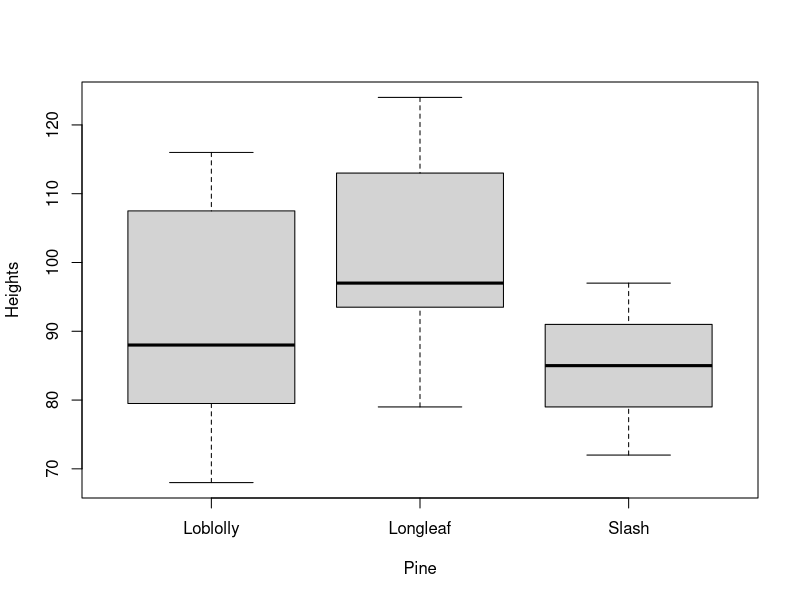
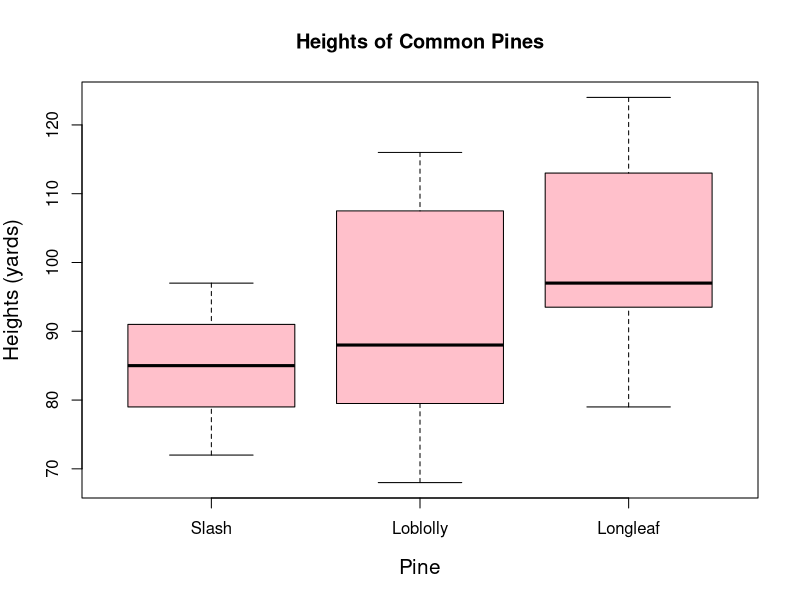
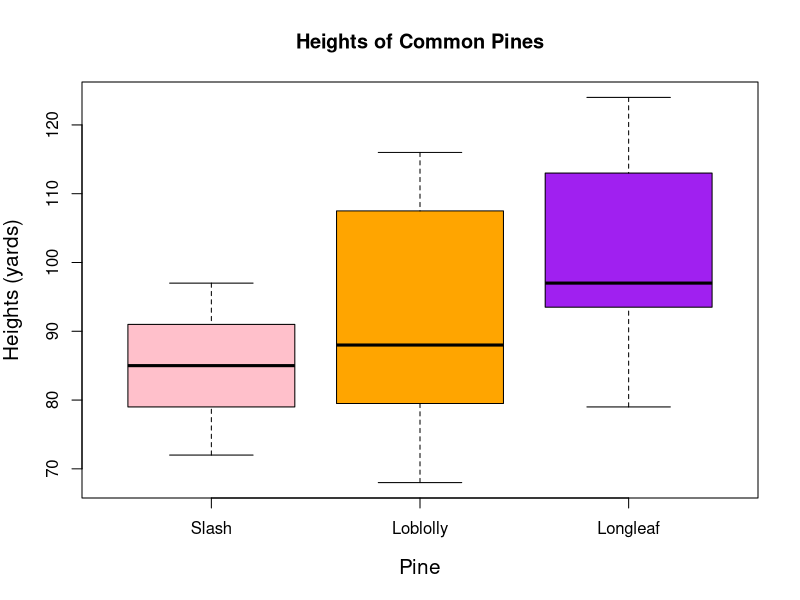
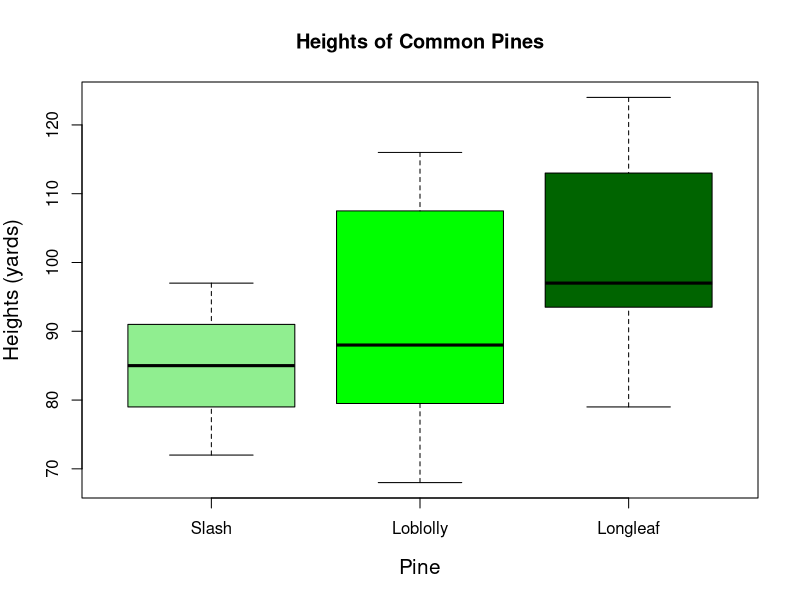

The R source for these figures, in order:
#Intro R Lab, class notes----
#four dashes make a table of contents type thing

#creating objects: add object then carrot <- then value
answer <- 5+3
#command enter runs code in console

#Vectors----
a <- c(1,2,3,4)
b <- c(1:4)
#in environment, a is numeric, b is integer, describes what type of info it is
c <- rep(c(1,2,3,4),3)
#make a vector called c that is repeating this chain of nubmers 3 times
c
d <- rep(a,3)
e <- rep(b,each=3)

#sort vector a in decreasing order
sort(a,decreasing=T)
#save it as object f
f <- sort(a,decreasing=T)

#Subsetting----
weights <- c(21,30,39,54,55)
weights>50
#brackets mean take only this part of the data
weights[weights>50]
weights[weights<30|weights>50] # | means or
weights[weights<=30&weights>20] # & means and

weights_low <- weights[weights<40]
weights_high <- weights[weights>=40]

#practice----
heights1 <- c(82,78,96,NA,68,72,93,101,87)
heights2 <- c(94,NA,77,83,98,86,80,79,90)
heights3 <- c(93,106,116,97,NA,124,114,89,120)

#remove function is rm(thing), can do down in console bc dont really need to save

mean(heights1,na.rm=T) #cant do mean if there is an NA so na.rm removes it
#the things in parathesis are arguments, vector pulling from, second removes

max(heights1,na.rm=T)
min(heights1,na.rm=T)

# Remove NA's ----
heights1 <- na.omit(heights1)
heights2 <- na.omit(heights2)
heights3 <- na.omit(heights3)

# Making a Data Frame----

heights <- c(heights1,heights2,heights3)
tree.sp <- rep(c("Loblolly","Slash","Longleaf"),8) # quotes tell r we are using words

# List is the columns you are making, 24 obs (rows), 2 variables (column)
# $ means column
data <- data.frame(Pine=tree.sp,Heights=heights)
View(data) #opens tab to view whatever you made

#check out data
head(data) #top of data
tail(data) #end of data
str(data) #structure, shows same info as environment

# Add Column----
data$DBH <- runif(24,min=1.4,max=3.9)

#Graphing----
boxplot(data=data,Heights~Pine)

#Reordering
data$Pine <- factor(data$Pine,levels=c("Slash","Loblolly","Longleaf"))

#Other Changes
boxplot(data=data,Heights~Pine,
        main="Heights of Common Pines", #title
        ylab="Heights (yards)", #axis labels
        cex.lab=1.25, #font size
        col="pink")
#more color
boxplot(data=data,Heights~Pine,
        main="Heights of Common Pines", #title
        ylab="Heights (yards)", #axis labels
        cex.lab=1.25, #font size
        col=c("pink","orange","purple"))

boxplot(data=data,Heights~Pine,
        main="Heights of Common Pines", #title
        ylab="Heights (yards)", #axis labels
        cex.lab=1.25, #font size
        col=c("light green","green","dark green"))

